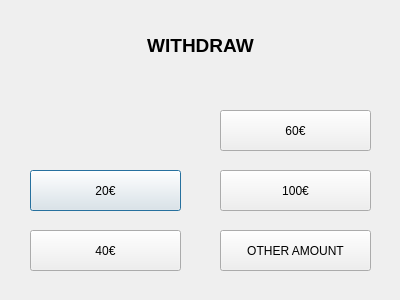
<?xml version="1.0" encoding="UTF-8"?>
<ui version="4.0">
 <class>Withdraw_UI</class>
 <widget class="QDialog" name="Withdraw_UI">
  <property name="geometry">
   <rect>
    <x>0</x>
    <y>0</y>
    <width>400</width>
    <height>300</height>
   </rect>
  </property>
  <property name="maximumSize">
   <size>
    <width>400</width>
    <height>300</height>
   </size>
  </property>
  <property name="windowTitle">
   <string>Dialog</string>
  </property>
  <widget class="QPushButton" name="btn20">
   <property name="geometry">
    <rect>
     <x>30</x>
     <y>170</y>
     <width>151</width>
     <height>41</height>
    </rect>
   </property>
   <property name="text">
    <string>20€</string>
   </property>
  </widget>
  <widget class="QPushButton" name="btn40">
   <property name="geometry">
    <rect>
     <x>30</x>
     <y>230</y>
     <width>151</width>
     <height>41</height>
    </rect>
   </property>
   <property name="text">
    <string>40€</string>
   </property>
  </widget>
  <widget class="QPushButton" name="btn100">
   <property name="geometry">
    <rect>
     <x>220</x>
     <y>170</y>
     <width>151</width>
     <height>41</height>
    </rect>
   </property>
   <property name="text">
    <string>100€</string>
   </property>
  </widget>
  <widget class="QPushButton" name="btnOther">
   <property name="geometry">
    <rect>
     <x>220</x>
     <y>230</y>
     <width>151</width>
     <height>41</height>
    </rect>
   </property>
   <property name="text">
    <string>OTHER AMOUNT</string>
   </property>
  </widget>
  <widget class="QPushButton" name="btn60">
   <property name="geometry">
    <rect>
     <x>220</x>
     <y>110</y>
     <width>151</width>
     <height>41</height>
    </rect>
   </property>
   <property name="text">
    <string>60€</string>
   </property>
  </widget>
  <widget class="QLabel" name="depositTitlelLabel">
   <property name="geometry">
    <rect>
     <x>0</x>
     <y>0</y>
     <width>401</width>
     <height>91</height>
    </rect>
   </property>
   <property name="font">
    <font>
     <pointsize>14</pointsize>
     <bold>true</bold>
    </font>
   </property>
   <property name="layoutDirection">
    <enum>Qt::LayoutDirection::LeftToRight</enum>
   </property>
   <property name="text">
    <string>WITHDRAW</string>
   </property>
   <property name="alignment">
    <set>Qt::AlignmentFlag::AlignCenter</set>
   </property>
  </widget>
 </widget>
 <resources/>
 <connections/>
</ui>
